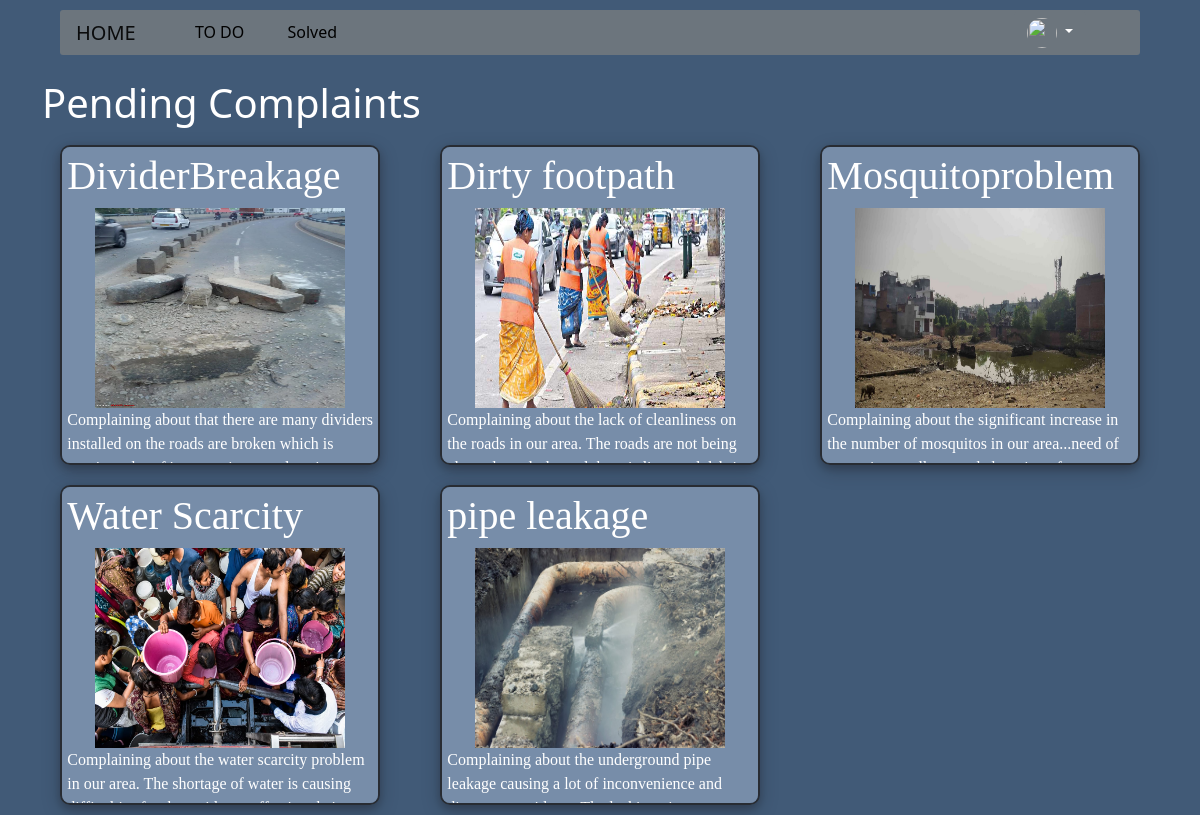
The page /pro2app1/head on the database its author committed.
### pro2app/models.py (models this page shows, shortened)
class Complaints(models.Model):
    user = models.ForeignKey(
        User, on_delete=models.CASCADE, null=False, blank=False)
    complaint_name = models.CharField(max_length=15)
    complaint_image = models.ImageField(
        upload_to='media/complaintpics', blank=False)
    complaint_description = models.TextField()
    city = models.CharField(max_length=40)
    location = models.TextField(default='null')
    phone = models.DecimalField(decimal_places=0, max_digits=10)
    likes = models.DecimalField(decimal_places=0, max_digits=10, default=0)
    dislikes = models.DecimalField(decimal_places=0, max_digits=10, default=0)
    solved = models.BooleanField(default=False)
    liked_users = models.ManyToManyField(
        User, blank=True, related_name='liked_complaints')
    disliked_users = models.ManyToManyField(
        User, blank=True, related_name='disliked_complaints')

### pro2app/views.py (the view)
# urls.py: path('head', views.headbase, name="headbase"),
def headbase(request):
    complaints = Complaints.objects.filter(solved=False)
    complaints = complaints[::-1]
    if request.user.is_authenticated:
        user_info = UserInfo.objects.get(user=request.user)
        print(user_info.profile.url)
        return render(request, 'headbase.html', {'user_info': user_info, 'complaints': complaints})
    return render(request, 'headbase.html', {'complaints': complaints})

### templates/headbase.html (shortened to what this page needs)
{% load static %}
<!DOCTYPE html>
<html lang="en">
  <head>
    <link
      rel="stylesheet"
      href="https://maxcdn.bootstrapcdn.com/bootstrap/4.0.0/css/bootstrap.min.css"
    />
    <link
      href="https://cdn.jsdelivr.net/npm/bootstrap@5.0.2/dist/css/bootstrap.min.css"
      rel="stylesheet"
    />
  </head>
  <body>
    <nav
      class="navbar navbar-expand-lg navbar-light sticky-top"
      style="
        height: 45px;
        display: flex;
        justify-content: space-between;
        width: 90%;
        margin-left: 5%;
        margin-right: 5%;
        border-radius: 3px;
        margin-top: 10px;
        background-color: #6c757d;
      "
    >
      <div
        class="div1 item"
        style="
          display: flex;
          justify-content: flex-start;
          width: 80%;
          position: absolute;
          bottom: 2px;
        "
      >
        <a class="navbar-brand item" href="{% url 'headbase' %}">HOME</a>
        <a
          class="admin"
          aria-current="page"
          href="{% url 'todo' %}"
          style="
            margin-left: 5%;
            text-decoration: none;
            color: black;
            margin-top: 7px;
          "
          >TO DO</a
        >
        <a
          class="admin"
          aria-current="page"
          href="{% url 'solved' %}"
          style="
            margin-left: 5%;
            text-decoration: none;
            color: black;
            margin-top: 7px;
          "
          >Solved</a
        >
      </div>
      <div class="dropdown item" style="position: absolute; right: 5%">
        <button
          class="btn btn-secondary dropdown-toggle"
          type="button"
          id="dropdownMenuButton"
          data-toggle="dropdown"
          aria-haspopup="true"
          aria-expanded="false"
        >
          <img
            class="img"
            src="https://t3.ftcdn.net/jpg/05/17/79/88/360_F_517798849_WuXhHTpg2djTbfNf0FQAjzFEoluHpnct.jpg"
            style="
              border-radius: 50%;
              position: inherit;
              right: 20px;
              width: 30px;
              height: 30px;
            "
          />
        </button>
      </div>
    </nav>
    {% block body_block %}
    <br />
    <div class="container">
      <h1>Pending Complaints</h1>
      {% for com in complaints %} {% if forloop.counter0|divisibleby:3 %}
      <div class="row">
        {% endif %}
        <div class="col-lg-4 col-md-6 temp2">
          <div class="temp1">
            <h1>{{ com.complaint_name }}</h1>
            <img src="{{ com.complaint_image.url }}" alt="" />
            <p>{{ com.complaint_description }}</p>
          </div>
        </div>
        {% if forloop.counter|divisibleby:3 or forloop.last %}
      </div>
      {% endif %} {% endfor %}
    </div>
  </body>
  {% endblock %}
</html>

### templates/headbase.html (style rules this page uses)
.temp1 { border: 2px solid #282c33; height: 320px; width: 320px; background-color: #778da9; box-shadow: 0 4px 8px 0 rgba(0, 0, 0, 0.2), 0 6px 20px 0 rgba(33, 8, 8, 0.19); margin: 10px 10px 10px 10px; display: grid; align-items: end; overflow: auto; border-radius: 10px; font-family: "Instrument Serif", serif; font-size: 16px; margin-left: 3%; padding: 5px 5px 5px 5px; }
.temp2 { display: flex; flex-direction: column; align-items: center; }
img { height: 200px; width: 250px; margin-left: auto; margin-right: auto; }
body { background-color: #415a77; color: white; }

### rows shown on the page
Complaints: complaint_name "DividerBreakage", complaint_image (picture), complaint_description "Complaining about that there are many dividers installed on the roads are broken which is…"
Complaints: complaint_name "Dirty footpath", complaint_image (picture), complaint_description "Complaining about the lack of cleanliness on the roads in our area. The roads are not being…"
Complaints: complaint_name "Mosquitoproblem", complaint_image (picture), complaint_description "Complaining about the significant increase in the number of mosquitos in our area...need of…"
Complaints: complaint_name "Water Scarcity", complaint_image (picture), complaint_description "Complaining about the water scarcity problem in our area. The shortage of water is causing…"
Complaints: complaint_name "pipe leakage", complaint_image (picture), complaint_description "Complaining about the underground pipe leakage causing a lot of inconvenience and…"
